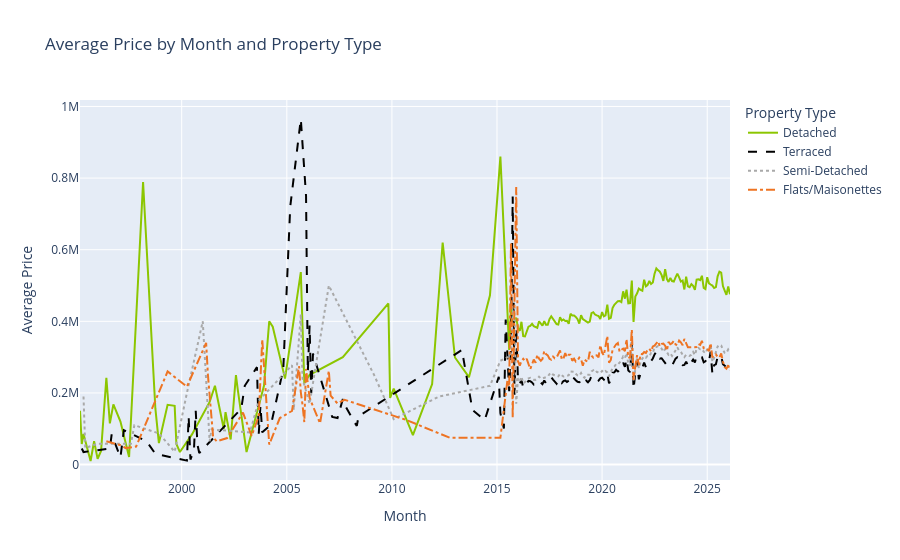

The notebook cell this image was saved under:
### Code cell
fig = px.line(
    df,
    x="month",
    y="average_price",
    color="property_type_full",
    line_dash="property_type_full",
    color_discrete_sequence=["#8CC600", "black", "darkgrey", "#EE7423"],
    line_dash_sequence=["solid", "dash", "dot", "dashdot"],
    title="Average Price by Month and Property Type"
)

fig.update_layout(
    xaxis_title="Month",
    yaxis_title="Average Price",
    legend_title="Property Type",
)

fig.show()

### Figure 1 — Plotly figure (JSON) as saved in the notebook; plotly's stock layout.template omitted (floating-point values rounded to 4 significant figures; data arrays with more than 128 entries replaced by an {"elided": "..."} marker saying what was removed)
{"data": [{"hovertemplate": "property_type_full=Detached<br>month=%{x}<br>average_price=%{y}<extra></extra>", "legendgroup": "Detached", "line": {"color": "#8CC600", "dash": "solid"}, "marker": {"symbol": "circle"}, "mode": "lines", "name": "Detached", "orientation": "v", "showlegend": true, "type": "scatter", "x": {"elided": "172 str values"}, "xaxis": "x", "y": {"elided": "172 float values"}, "yaxis": "y"}, {"hovertemplate": "property_type_full=Terraced<br>month=%{x}<br>average_price=%{y}<extra></extra>", "legendgroup": "Terraced", "line": {"color": "black", "dash": "dash"}, "marker": {"symbol": "circle"}, "mode": "lines", "name": "Terraced", "orientation": "v", "showlegend": true, "type": "scatter", "x": {"elided": "173 str values"}, "xaxis": "x", "y": {"elided": "173 float values"}, "yaxis": "y"}, {"hovertemplate": "property_type_full=Semi-Detached<br>month=%{x}<br>average_price=%{y}<extra></extra>", "legendgroup": "Semi-Detached", "line": {"color": "darkgrey", "dash": "dot"}, "marker": {"symbol": "circle"}, "mode": "lines", "name": "Semi-Detached", "orientation": "v", "showlegend": true, "type": "scatter", "x": {"elided": "151 str values"}, "xaxis": "x", "y": {"elided": "151 float values"}, "yaxis": "y"}, {"hovertemplate": "property_type_full=Flats/Maisonettes<br>month=%{x}<br>average_price=%{y}<extra></extra>", "legendgroup": "Flats/Maisonettes", "line": {"color": "#EE7423", "dash": "dashdot"}, "marker": {"symbol": "circle"}, "mode": "lines", "name": "Flats/Maisonettes", "orientation": "v", "showlegend": true, "type": "scatter", "x": {"elided": "159 str values"}, "xaxis": "x", "y": {"elided": "159 float values"}, "yaxis": "y"}], "layout": {"legend": {"title": {"text": "Property Type"}, "tracegroupgap": 0}, "title": {"text": "Average Price by Month and Property Type"}, "xaxis": {"anchor": "y", "domain": [0, 1], "title": {"text": "Month"}}, "yaxis": {"anchor": "x", "domain": [0, 1], "title": {"text": "Average Price"}}}}
